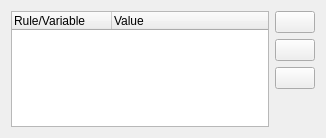
<?xml version="1.0" encoding="UTF-8"?>
<ui version="4.0">
 <class>MRuleTreeWidget</class>
 <widget class="QWidget" name="MRuleTreeWidget">
  <property name="geometry">
   <rect>
    <x>0</x>
    <y>0</y>
    <width>326</width>
    <height>138</height>
   </rect>
  </property>
  <property name="sizePolicy">
   <sizepolicy hsizetype="Preferred" vsizetype="Maximum">
    <horstretch>0</horstretch>
    <verstretch>0</verstretch>
   </sizepolicy>
  </property>
  <property name="windowTitle">
   <string>Form</string>
  </property>
  <layout class="QGridLayout" name="gridLayout">
   <property name="sizeConstraint">
    <enum>QLayout::SetMaximumSize</enum>
   </property>
   <item row="0" column="0" rowspan="4">
    <widget class="QTreeWidget" name="rulesTreeWidget">
     <property name="sizePolicy">
      <sizepolicy hsizetype="Expanding" vsizetype="Maximum">
       <horstretch>0</horstretch>
       <verstretch>0</verstretch>
      </sizepolicy>
     </property>
     <column>
      <property name="text">
       <string>Rule/Variable</string>
      </property>
     </column>
     <column>
      <property name="text">
       <string>Value</string>
      </property>
     </column>
    </widget>
   </item>
   <item row="0" column="1">
    <widget class="QPushButton" name="ruleAddButton">
     <property name="toolTip">
      <string>Add a matching rule</string>
     </property>
     <property name="text">
      <string/>
     </property>
     <property name="icon">
      <iconset resource="Icons.qrc">
       <normaloff>:/icons/add</normaloff>:/icons/add</iconset>
     </property>
    </widget>
   </item>
   <item row="1" column="1">
    <widget class="QPushButton" name="ruleEditButton">
     <property name="statusTip">
      <string>Edit selected matching rule</string>
     </property>
     <property name="text">
      <string/>
     </property>
     <property name="icon">
      <iconset resource="Icons.qrc">
       <normaloff>:/icons/edit</normaloff>:/icons/edit</iconset>
     </property>
    </widget>
   </item>
   <item row="2" column="1">
    <widget class="QPushButton" name="ruleRemoveButton">
     <property name="statusTip">
      <string>Remove selected matching rule</string>
     </property>
     <property name="text">
      <string/>
     </property>
     <property name="icon">
      <iconset resource="Icons.qrc">
       <normaloff>:/icons/remove</normaloff>:/icons/remove</iconset>
     </property>
    </widget>
   </item>
   <item row="3" column="1">
    <spacer name="verticalSpacer_3">
     <property name="orientation">
      <enum>Qt::Vertical</enum>
     </property>
     <property name="sizeType">
      <enum>QSizePolicy::Maximum</enum>
     </property>
     <property name="sizeHint" stdset="0">
      <size>
       <width>0</width>
       <height>0</height>
      </size>
     </property>
    </spacer>
   </item>
  </layout>
 </widget>
 <resources>
  <include location="Icons.qrc"/>
 </resources>
 <connections/>
</ui>
